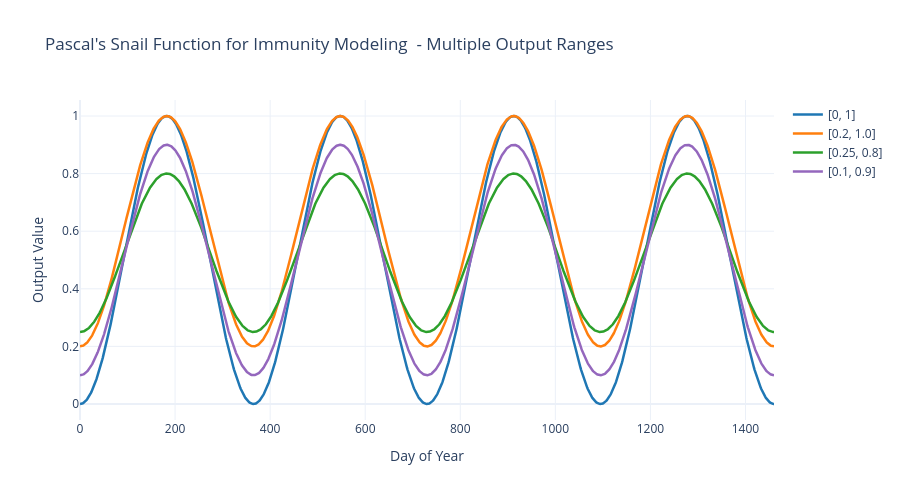

This figure's notebook cell:
### Code cell
interactive_fig = create_interactive_range_test()
interactive_fig.show()

### Figure 1 — Plotly figure (JSON) as saved in the notebook; plotly's stock layout.template omitted (floating-point values rounded to 4 significant figures; data arrays with more than 128 entries replaced by an {"elided": "..."} marker saying what was removed)
{"data": [{"hovertemplate": "Day: %{x}<br>Value: %{y:.2f}<br>Range: [0, 1]", "line": {"color": "#1f77b4", "width": 2.5}, "mode": "lines", "name": "[0, 1]", "type": "scatter", "x": {"elided": "1461 int values"}, "y": {"elided": "1461 float values"}}, {"hovertemplate": "Day: %{x}<br>Value: %{y:.2f}<br>Range: [0.2, 1.0]", "line": {"color": "#ff7f0e", "width": 2.5}, "mode": "lines", "name": "[0.2, 1.0]", "type": "scatter", "x": {"elided": "1461 int values"}, "y": {"elided": "1461 float values"}}, {"hovertemplate": "Day: %{x}<br>Value: %{y:.2f}<br>Range: [0.25, 0.8]", "line": {"color": "#2ca02c", "width": 2.5}, "mode": "lines", "name": "[0.25, 0.8]", "type": "scatter", "x": {"elided": "1461 int values"}, "y": {"elided": "1461 float values"}}, {"hovertemplate": "Day: %{x}<br>Value: %{y:.2f}<br>Range: [0.1, 0.9]", "line": {"color": "#9467bd", "width": 2.5}, "mode": "lines", "name": "[0.1, 0.9]", "type": "scatter", "x": {"elided": "1461 int values"}, "y": {"elided": "1461 float values"}}], "layout": {"height": 500, "hovermode": "x unified", "title": {"text": "Pascal's Snail Function for Immunity Modeling  - Multiple Output Ranges"}, "xaxis": {"title": {"text": "Day of Year"}}, "yaxis": {"title": {"text": "Output Value"}}}}
